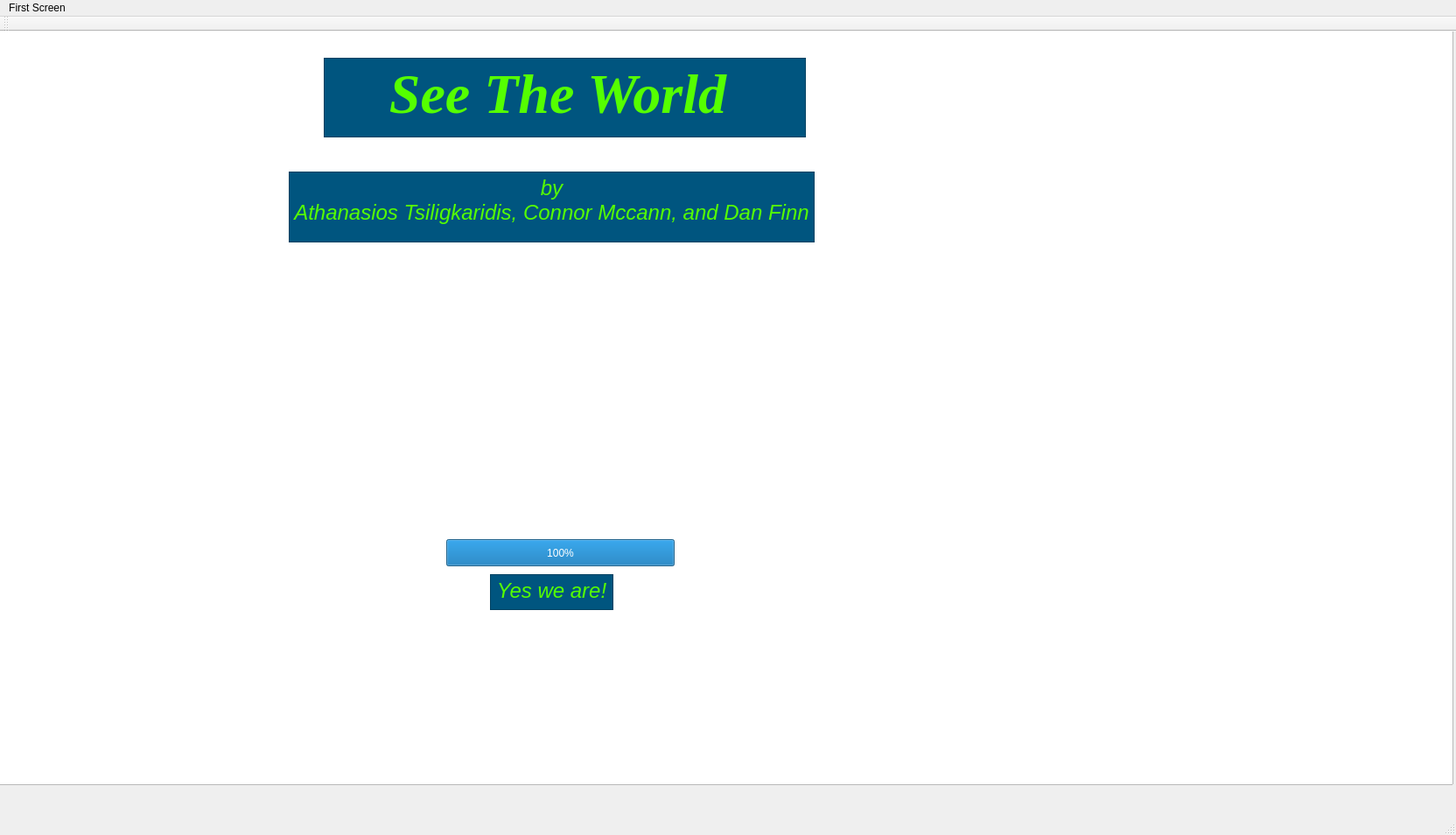
<?xml version="1.0" encoding="UTF-8"?>
<ui version="4.0">
 <class>MainWindow</class>
 <widget class="QMainWindow" name="MainWindow">
  <property name="geometry">
   <rect>
    <x>0</x>
    <y>0</y>
    <width>1664</width>
    <height>954</height>
   </rect>
  </property>
  <property name="windowTitle">
   <string>MainWindow</string>
  </property>
  <widget class="QWidget" name="centralWidget">
   <widget class="QTextEdit" name="textEdit">
    <property name="geometry">
     <rect>
      <x>370</x>
      <y>30</y>
      <width>551</width>
      <height>91</height>
     </rect>
    </property>
    <property name="palette">
     <palette>
      <active>
       <colorrole role="WindowText">
        <brush brushstyle="SolidPattern">
         <color alpha="255">
          <red>0</red>
          <green>0</green>
          <blue>0</blue>
         </color>
        </brush>
       </colorrole>
       <colorrole role="Button">
        <brush brushstyle="SolidPattern">
         <color alpha="255">
          <red>0</red>
          <green>85</green>
          <blue>127</blue>
         </color>
        </brush>
       </colorrole>
       <colorrole role="Light">
        <brush brushstyle="SolidPattern">
         <color alpha="255">
          <red>255</red>
          <green>255</green>
          <blue>255</blue>
         </color>
        </brush>
       </colorrole>
       <colorrole role="Midlight">
        <brush brushstyle="SolidPattern">
         <color alpha="255">
          <red>255</red>
          <green>255</green>
          <blue>255</blue>
         </color>
        </brush>
       </colorrole>
       <colorrole role="Dark">
        <brush brushstyle="SolidPattern">
         <color alpha="255">
          <red>127</red>
          <green>127</green>
          <blue>127</blue>
         </color>
        </brush>
       </colorrole>
       <colorrole role="Mid">
        <brush brushstyle="SolidPattern">
         <color alpha="255">
          <red>170</red>
          <green>170</green>
          <blue>170</blue>
         </color>
        </brush>
       </colorrole>
       <colorrole role="Text">
        <brush brushstyle="SolidPattern">
         <color alpha="255">
          <red>0</red>
          <green>0</green>
          <blue>0</blue>
         </color>
        </brush>
       </colorrole>
       <colorrole role="BrightText">
        <brush brushstyle="SolidPattern">
         <color alpha="255">
          <red>255</red>
          <green>255</green>
          <blue>255</blue>
         </color>
        </brush>
       </colorrole>
       <colorrole role="ButtonText">
        <brush brushstyle="SolidPattern">
         <color alpha="255">
          <red>0</red>
          <green>0</green>
          <blue>0</blue>
         </color>
        </brush>
       </colorrole>
       <colorrole role="Base">
        <brush brushstyle="SolidPattern">
         <color alpha="255">
          <red>0</red>
          <green>85</green>
          <blue>127</blue>
         </color>
        </brush>
       </colorrole>
       <colorrole role="Window">
        <brush brushstyle="SolidPattern">
         <color alpha="255">
          <red>0</red>
          <green>85</green>
          <blue>127</blue>
         </color>
        </brush>
       </colorrole>
       <colorrole role="Shadow">
        <brush brushstyle="SolidPattern">
         <color alpha="255">
          <red>0</red>
          <green>0</green>
          <blue>0</blue>
         </color>
        </brush>
       </colorrole>
       <colorrole role="AlternateBase">
        <brush brushstyle="SolidPattern">
         <color alpha="255">
          <red>255</red>
          <green>255</green>
          <blue>255</blue>
         </color>
        </brush>
       </colorrole>
       <colorrole role="ToolTipBase">
        <brush brushstyle="SolidPattern">
         <color alpha="255">
          <red>255</red>
          <green>255</green>
          <blue>220</blue>
         </color>
        </brush>
       </colorrole>
       <colorrole role="ToolTipText">
        <brush brushstyle="SolidPattern">
         <color alpha="255">
          <red>0</red>
          <green>0</green>
          <blue>0</blue>
         </color>
        </brush>
       </colorrole>
      </active>
      <inactive>
       <colorrole role="WindowText">
        <brush brushstyle="SolidPattern">
         <color alpha="255">
          <red>0</red>
          <green>0</green>
          <blue>0</blue>
         </color>
        </brush>
       </colorrole>
       <colorrole role="Button">
        <brush brushstyle="SolidPattern">
         <color alpha="255">
          <red>0</red>
          <green>85</green>
          <blue>127</blue>
         </color>
        </brush>
       </colorrole>
       <colorrole role="Light">
        <brush brushstyle="SolidPattern">
         <color alpha="255">
          <red>255</red>
          <green>255</green>
          <blue>255</blue>
         </color>
        </brush>
       </colorrole>
       <colorrole role="Midlight">
        <brush brushstyle="SolidPattern">
         <color alpha="255">
          <red>255</red>
          <green>255</green>
          <blue>255</blue>
         </color>
        </brush>
       </colorrole>
       <colorrole role="Dark">
        <brush brushstyle="SolidPattern">
         <color alpha="255">
          <red>127</red>
          <green>127</green>
          <blue>127</blue>
         </color>
        </brush>
       </colorrole>
       <colorrole role="Mid">
        <brush brushstyle="SolidPattern">
         <color alpha="255">
          <red>170</red>
          <green>170</green>
          <blue>170</blue>
         </color>
        </brush>
       </colorrole>
       <colorrole role="Text">
        <brush brushstyle="SolidPattern">
         <color alpha="255">
          <red>0</red>
          <green>0</green>
          <blue>0</blue>
         </color>
        </brush>
       </colorrole>
       <colorrole role="BrightText">
        <brush brushstyle="SolidPattern">
         <color alpha="255">
          <red>255</red>
          <green>255</green>
          <blue>255</blue>
         </color>
        </brush>
       </colorrole>
       <colorrole role="ButtonText">
        <brush brushstyle="SolidPattern">
         <color alpha="255">
          <red>0</red>
          <green>0</green>
          <blue>0</blue>
         </color>
        </brush>
       </colorrole>
       <colorrole role="Base">
        <brush brushstyle="SolidPattern">
         <color alpha="255">
          <red>0</red>
          <green>85</green>
          <blue>127</blue>
         </color>
        </brush>
       </colorrole>
       <colorrole role="Window">
        <brush brushstyle="SolidPattern">
         <color alpha="255">
          <red>0</red>
          <green>85</green>
          <blue>127</blue>
         </color>
        </brush>
       </colorrole>
       <colorrole role="Shadow">
        <brush brushstyle="SolidPattern">
         <color alpha="255">
          <red>0</red>
          <green>0</green>
          <blue>0</blue>
         </color>
        </brush>
       </colorrole>
       <colorrole role="AlternateBase">
        <brush brushstyle="SolidPattern">
         <color alpha="255">
          <red>255</red>
          <green>255</green>
          <blue>255</blue>
         </color>
        </brush>
       </colorrole>
       <colorrole role="ToolTipBase">
        <brush brushstyle="SolidPattern">
         <color alpha="255">
          <red>255</red>
          <green>255</green>
          <blue>220</blue>
         </color>
        </brush>
       </colorrole>
       <colorrole role="ToolTipText">
        <brush brushstyle="SolidPattern">
         <color alpha="255">
          <red>0</red>
          <green>0</green>
          <blue>0</blue>
         </color>
        </brush>
       </colorrole>
      </inactive>
      <disabled>
       <colorrole role="WindowText">
        <brush brushstyle="SolidPattern">
         <color alpha="255">
          <red>127</red>
          <green>127</green>
          <blue>127</blue>
         </color>
        </brush>
       </colorrole>
       <colorrole role="Button">
        <brush brushstyle="SolidPattern">
         <color alpha="255">
          <red>0</red>
          <green>85</green>
          <blue>127</blue>
         </color>
        </brush>
       </colorrole>
       <colorrole role="Light">
        <brush brushstyle="SolidPattern">
         <color alpha="255">
          <red>255</red>
          <green>255</green>
          <blue>255</blue>
         </color>
        </brush>
       </colorrole>
       <colorrole role="Midlight">
        <brush brushstyle="SolidPattern">
         <color alpha="255">
          <red>255</red>
          <green>255</green>
          <blue>255</blue>
         </color>
        </brush>
       </colorrole>
       <colorrole role="Dark">
        <brush brushstyle="SolidPattern">
         <color alpha="255">
          <red>127</red>
          <green>127</green>
          <blue>127</blue>
         </color>
        </brush>
       </colorrole>
       <colorrole role="Mid">
        <brush brushstyle="SolidPattern">
         <color alpha="255">
          <red>170</red>
          <green>170</green>
          <blue>170</blue>
         </color>
        </brush>
       </colorrole>
       <colorrole role="Text">
        <brush brushstyle="SolidPattern">
         <color alpha="255">
          <red>127</red>
          <green>127</green>
          <blue>127</blue>
         </color>
        </brush>
       </colorrole>
       <colorrole role="BrightText">
        <brush brushstyle="SolidPattern">
         <color alpha="255">
          <red>255</red>
          <green>255</green>
          <blue>255</blue>
         </color>
        </brush>
       </colorrole>
       <colorrole role="ButtonText">
        <brush brushstyle="SolidPattern">
         <color alpha="255">
          <red>127</red>
          <green>127</green>
          <blue>127</blue>
         </color>
        </brush>
       </colorrole>
       <colorrole role="Base">
        <brush brushstyle="SolidPattern">
         <color alpha="255">
          <red>0</red>
          <green>85</green>
          <blue>127</blue>
         </color>
        </brush>
       </colorrole>
       <colorrole role="Window">
        <brush brushstyle="SolidPattern">
         <color alpha="255">
          <red>0</red>
          <green>85</green>
          <blue>127</blue>
         </color>
        </brush>
       </colorrole>
       <colorrole role="Shadow">
        <brush brushstyle="SolidPattern">
         <color alpha="255">
          <red>0</red>
          <green>0</green>
          <blue>0</blue>
         </color>
        </brush>
       </colorrole>
       <colorrole role="AlternateBase">
        <brush brushstyle="SolidPattern">
         <color alpha="255">
          <red>255</red>
          <green>255</green>
          <blue>255</blue>
         </color>
        </brush>
       </colorrole>
       <colorrole role="ToolTipBase">
        <brush brushstyle="SolidPattern">
         <color alpha="255">
          <red>255</red>
          <green>255</green>
          <blue>220</blue>
         </color>
        </brush>
       </colorrole>
       <colorrole role="ToolTipText">
        <brush brushstyle="SolidPattern">
         <color alpha="255">
          <red>0</red>
          <green>0</green>
          <blue>0</blue>
         </color>
        </brush>
       </colorrole>
      </disabled>
     </palette>
    </property>
    <property name="font">
     <font>
      <family>Times New Roman</family>
     </font>
    </property>
    <property name="mouseTracking">
     <bool>false</bool>
    </property>
    <property name="styleSheet">
     <string notr="true">
background-color: rgb(0, 85, 127);
border-color: rgb(0, 255, 255);</string>
    </property>
    <property name="html">
     <string>&lt;!DOCTYPE HTML PUBLIC &quot;-//W3C//DTD HTML 4.0//EN&quot; &quot;http://www.w3.org/TR/REC-html40/strict.dtd&quot;&gt;
&lt;html&gt;&lt;head&gt;&lt;meta name=&quot;qrichtext&quot; content=&quot;1&quot; /&gt;&lt;style type=&quot;text/css&quot;&gt;
p, li { white-space: pre-wrap; }
&lt;/style&gt;&lt;/head&gt;&lt;body style=&quot; font-family:'Times New Roman'; font-size:8.25pt; font-weight:400; font-style:normal;&quot;&gt;
&lt;p align=&quot;center&quot; style=&quot; margin-top:0px; margin-bottom:0px; margin-left:0px; margin-right:0px; -qt-block-indent:0; text-indent:0px;&quot;&gt;&lt;span style=&quot; font-size:48pt; font-weight:600; font-style:italic; color:#55ff00;&quot;&gt;See The World &lt;/span&gt;&lt;/p&gt;&lt;/body&gt;&lt;/html&gt;</string>
    </property>
   </widget>
   <widget class="QTextEdit" name="textEdit_3">
    <property name="geometry">
     <rect>
      <x>330</x>
      <y>160</y>
      <width>601</width>
      <height>81</height>
     </rect>
    </property>
    <property name="styleSheet">
     <string notr="true">background-color: rgb(0, 85, 127);</string>
    </property>
    <property name="html">
     <string>&lt;!DOCTYPE HTML PUBLIC &quot;-//W3C//DTD HTML 4.0//EN&quot; &quot;http://www.w3.org/TR/REC-html40/strict.dtd&quot;&gt;
&lt;html&gt;&lt;head&gt;&lt;meta name=&quot;qrichtext&quot; content=&quot;1&quot; /&gt;&lt;style type=&quot;text/css&quot;&gt;
p, li { white-space: pre-wrap; }
&lt;/style&gt;&lt;/head&gt;&lt;body style=&quot; font-family:'MS Shell Dlg 2'; font-size:8.25pt; font-weight:400; font-style:normal;&quot;&gt;
&lt;p align=&quot;center&quot; style=&quot; margin-top:0px; margin-bottom:0px; margin-left:0px; margin-right:0px; -qt-block-indent:0; text-indent:0px;&quot;&gt;&lt;span style=&quot; font-size:18pt; font-style:italic; color:#55ff00;&quot;&gt;by&lt;/span&gt;&lt;/p&gt;
&lt;p align=&quot;center&quot; style=&quot; margin-top:0px; margin-bottom:0px; margin-left:0px; margin-right:0px; -qt-block-indent:0; text-indent:0px;&quot;&gt;&lt;span style=&quot; font-size:18pt; font-style:italic; color:#55ff00;&quot;&gt;Athanasios Tsiligkaridis, Connor Mccann, and Dan Finn&lt;/span&gt;&lt;/p&gt;&lt;/body&gt;&lt;/html&gt;</string>
    </property>
   </widget>
   <widget class="QProgressBar" name="progressBar">
    <property name="geometry">
     <rect>
      <x>510</x>
      <y>580</y>
      <width>261</width>
      <height>31</height>
     </rect>
    </property>
    <property name="value">
     <number>100</number>
    </property>
   </widget>
   <widget class="QTextEdit" name="textEdit_5">
    <property name="geometry">
     <rect>
      <x>-290</x>
      <y>-160</y>
      <width>1951</width>
      <height>1021</height>
     </rect>
    </property>
    <property name="styleSheet">
     <string notr="true">background-image: url(:/new/prefix1/TheWorld.jpg);</string>
    </property>
   </widget>
   <widget class="QTextEdit" name="textEdit_6">
    <property name="geometry">
     <rect>
      <x>560</x>
      <y>620</y>
      <width>141</width>
      <height>41</height>
     </rect>
    </property>
    <property name="styleSheet">
     <string notr="true">background-color: rgb(0, 85, 127);</string>
    </property>
    <property name="html">
     <string>&lt;!DOCTYPE HTML PUBLIC &quot;-//W3C//DTD HTML 4.0//EN&quot; &quot;http://www.w3.org/TR/REC-html40/strict.dtd&quot;&gt;
&lt;html&gt;&lt;head&gt;&lt;meta name=&quot;qrichtext&quot; content=&quot;1&quot; /&gt;&lt;style type=&quot;text/css&quot;&gt;
p, li { white-space: pre-wrap; }
&lt;/style&gt;&lt;/head&gt;&lt;body style=&quot; font-family:'MS Shell Dlg 2'; font-size:8.25pt; font-weight:400; font-style:normal;&quot;&gt;
&lt;p align=&quot;center&quot; style=&quot; margin-top:0px; margin-bottom:0px; margin-left:0px; margin-right:0px; -qt-block-indent:0; text-indent:0px;&quot;&gt;&lt;span style=&quot; font-size:18pt; font-style:italic; color:#55ff00;&quot;&gt;Yes we are!&lt;/span&gt;&lt;/p&gt;&lt;/body&gt;&lt;/html&gt;</string>
    </property>
   </widget>
   <zorder>textEdit_5</zorder>
   <zorder>textEdit</zorder>
   <zorder>textEdit_3</zorder>
   <zorder>progressBar</zorder>
   <zorder>textEdit_6</zorder>
  </widget>
  <widget class="QMenuBar" name="menuBar">
   <property name="geometry">
    <rect>
     <x>0</x>
     <y>0</y>
     <width>1664</width>
     <height>21</height>
    </rect>
   </property>
   <widget class="QMenu" name="menuFirst_Screen">
    <property name="title">
     <string>First Screen</string>
    </property>
   </widget>
   <addaction name="menuFirst_Screen"/>
  </widget>
  <widget class="QToolBar" name="mainToolBar">
   <attribute name="toolBarArea">
    <enum>TopToolBarArea</enum>
   </attribute>
   <attribute name="toolBarBreak">
    <bool>false</bool>
   </attribute>
  </widget>
  <widget class="QStatusBar" name="statusBar"/>
 </widget>
 <layoutdefault spacing="6" margin="11"/>
 <resources/>
 <connections/>
</ui>
